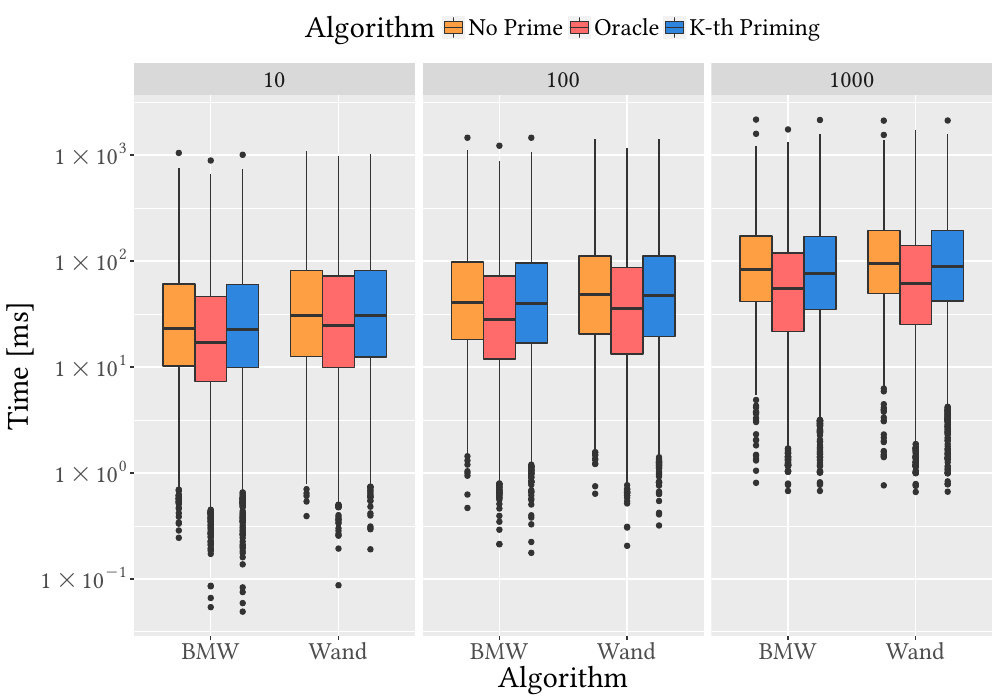

Reproduce this figure in R.
library(ggplot2);
library(scales);
library(grid);
library(gridExtra);
library(Cairo);

# This is a function that allows us to have nice looking 10^x y axis
fancy_scientific <- function(l) {
     # turn in to character string in scientific notation
     l <- format(l, scientific = TRUE)
     l <- gsub("0e\\+00","0",l)
     # quote the part before the exponent to keep all the digits
     l <- gsub("^(.*)e", "'\\1'e", l)
     l <- gsub("e\\+","e",l)
     # turn the 'e+' into plotmath format
     l <- gsub("e", "%*%10^", l)
     #l <- gsub("\\'1[\\.0]*\\'\\%\\*\\%", "", l)
     # return this as an expression
     parse(text=l)
}

#runs.txt 
#k algo heap query num_terms time_ms

# Read data
data <- read.csv(file="runs.txt",sep=" ",header=TRUE);

# Plot each algorithm across the x axis, time on the y axis, group by the algorithm x Heap setup
plot <- ggplot(data,aes(x=factor(algo), y=time_ms, group=interaction(algo,heap), fill=interaction(heap)))
plot <- plot + geom_boxplot()

# Facet into one facet per k value
plot <- plot + facet_grid(. ~ k)

plot <- plot + scale_x_discrete("Algorithm", labels=c("BMW","Wand"))

# Note the use of our new fancy scientific labels on the y axis :-)
plot <- plot + scale_y_log10("Time [ms]", labels=fancy_scientific, breaks = c(0.1, 1, 10, 100, 1000))

# Let's pick some nice colours
plot <- plot + scale_fill_manual("Algorithm", 
                                 values=c("#ff9f43", "#ff6b6b", "#2e86de"),
                                 labels=c("noprime" = "No Prime","oracle" = "Oracle","primed" = "K-th Priming"))

# Again, use our Libertine font
plot <- plot + theme(text = element_text(family = "Linux Libertine O", size=22)) 

# Example of putting the legend at the top of the graph
plot <- plot + theme(legend.position="top")

ggsave(plot,file="cmp.pdf",width=10,height=7, device=cairo_pdf)
embedFonts("cmp.pdf",options='-c ".setpdfwrite <</NeverEmbed [ ]>> setdistillerparams" -dSubsetFonts=true -dCompressFonts=true -dCompatibilityLevel=1.4')
